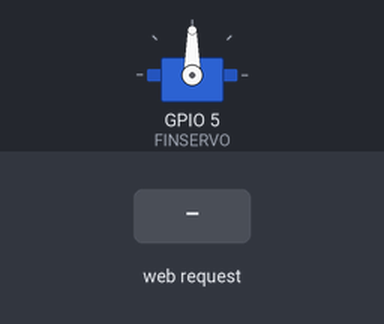
Simulated run of this sketch. Board: ESP8266 (NodeMCU). Parts: servo. The test bench sets the inputs (shaded band). WiFi joins after 1.5 s; servers stay silent unless stated; not simulated (calls return 0 or success): Secrets.h; what the sketch prints to the serial monitor is not drawn.

Above: at 2.7 s.
2.8 s: HTTP request GET /Req=0 received
At 3.4 s:
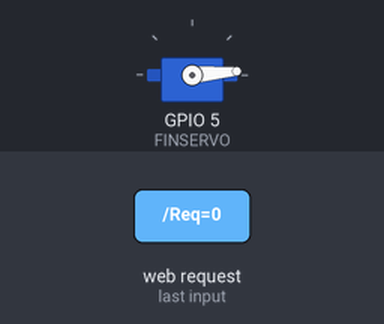
4.3 s: HTTP request GET /Req=180 received
At 4.6 s:
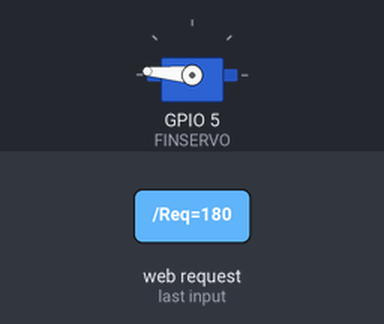
5.8 s: HTTP request GET /Req=90 received
At 6.9 s:
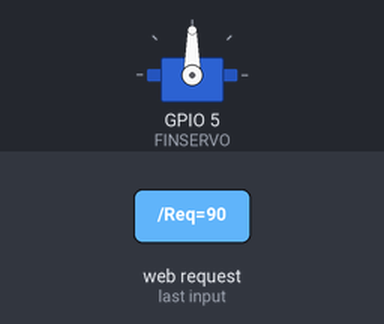
Timing chart, 0 to 8.8 s (numbered marks = the images above; inputs shaded):
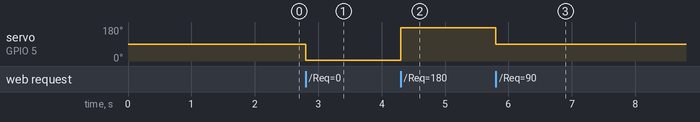

Measured:
- after the input at 2.8 s, servo on GPIO 5 (FINSERVO): 90° → 5° at once
- after the input at 4.3 s, servo on GPIO 5 (FINSERVO): 5° → 175° at once
- after the input at 5.8 s, servo on GPIO 5 (FINSERVO): 175° → 90° at once

The sketch:

WiFiControlledVent.ino
```cpp
/*****************************************************
 * Date: 13 july 2018
 * Written by: Usman Ali Butt
 * Property off: www.microcontroller-project.com
 * ***************************************************/

#include <ESP8266WiFi.h>
#include <Servo.h>
#include <Secrets.h>

Servo servo;

const char* ssid = SSID;
const char* password = SSID_PWD;

#define FINSERVO 5 //PWM Gpio pin on nodemcu connected to servo motor

WiFiServer server(80);

void setup() {
  Serial.begin(115200);
  delay(10);
  servo.attach(FINSERVO);
  // Connect to WiFi network
  Serial.println();
  Serial.println();
  Serial.print("Connecting to ");
  Serial.println(ssid);

  WiFi.begin(ssid, password);

  while (WiFi.status() != WL_CONNECTED) {
    delay(500);
    Serial.print(".");
  }
  Serial.println("");
  Serial.println("WiFi connected");

  // Start the server
  server.begin();
  Serial.println("Server started");

  // Print the IP address on serial monitor
  Serial.print("Use this URL to connect: ");
  Serial.print("http://");    //URL IP to be typed in mobile/desktop browser
  Serial.print(WiFi.localIP());
  Serial.println("/");

}

void loop() {
  // Check if a client has connected
  WiFiClient client = server.available();
  if (!client) {
    return;
  }

  // Wait until the client sends some data
  Serial.println("new client");
  while(!client.available()){
    delay(1);
  }

  // Read the first line of the request
  String request = client.readStringUntil('\r');
  Serial.println(request);
  client.flush();

 int value = 0;
 // Match the request

if (request.indexOf("/Req=0") != -1)  {
  servo.write(5); //Moving servo to 0 degree
  value=0;
}
if (request.indexOf("/Req=90") != -1)  {
  servo.write(90); //Moving servo to 90 degree
  value=90;
}
if (request.indexOf("/Req=180") != -1)  {
  servo.write(175); //Moving servo to 180 degree
  value=180;
}

  // Return the response
  client.println("HTTP/1.1 200 OK");
  client.println("Content-Type: text/html");
  client.println(""); //  do not forget this one
  client.println("<!DOCTYPE HTML>");
  client.println("<html>");
  client.println("<h1 align=center>Servo motor control over WiFi</h1><br><br>");
  client.print("Current position  = ");
  client.print(value);
  client.println("<br><br>");
  client.println("<a href=\"/Req=0\"\"><button>Move to = 0 degree</button></a>");
  client.println("<a href=\"/Req=90\"\"><button>Move to = 90 degree</button></a>");
  client.println("<a href=\"/Req=180\"\"><button>Move to = 180 degree</button></a><br/>");

  client.println("</html>");
  delay(1);
  Serial.println("Client disonnected");
  Serial.println("");

}
```
